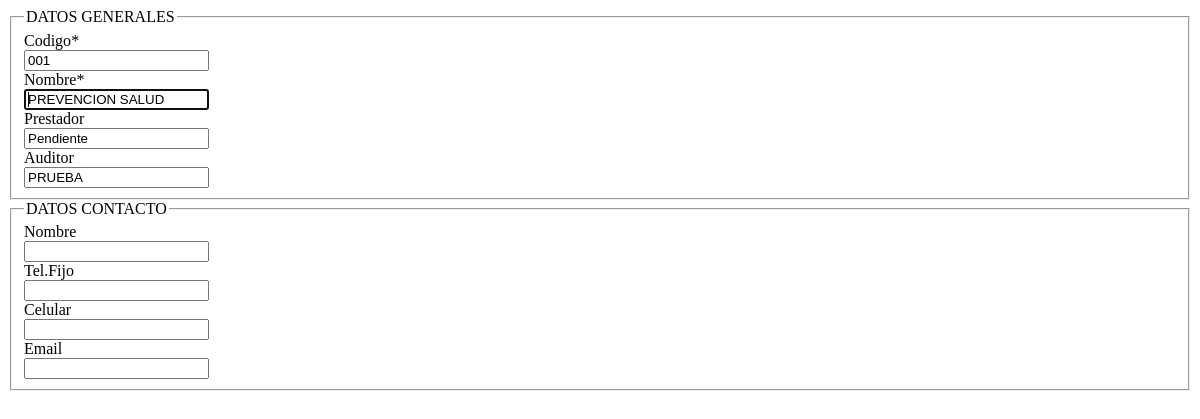
Page /entidades/art/editar/1/ on the earlier database version.
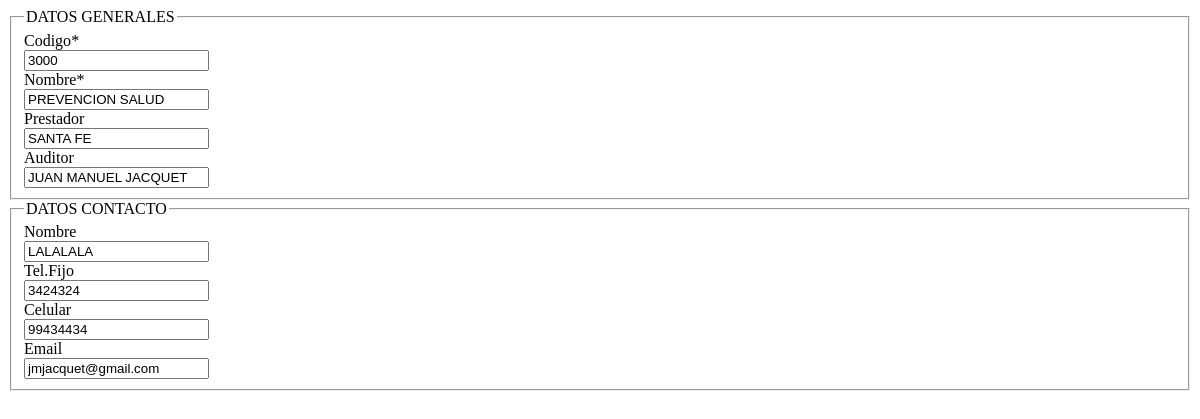
Same page on the later database version.
### entidades/models.py (models this page shows, shortened)
class ent_art(models.Model):
	codigo = models.CharField(u'Código',max_length=50,blank=True, null=True)
	nombre = models.CharField(u'Nombre',max_length=500, blank=True, null=True) # Field name made lowercase.
	prestador = models.CharField('Prestador',max_length=500, blank=True, null=True)
	auditor = models.CharField('Auditor',max_length=500, blank=True, null=True)
	contacto_nombre = models.CharField('Nombre',max_length=500, blank=True, null=True)
	contacto_telfijo = models.CharField('Tel.Fijo',max_length=100, blank=True, null=True)
	contacto_telcel = models.CharField('Celular',max_length=100, blank=True, null=True)
	contacto_email = models.EmailField('Email',blank=True)
	baja = models.BooleanField(default=False)
	fecha_creacion = models.DateTimeField(auto_now_add = True)
	fecha_modif = models.DateTimeField(auto_now = True)
	usuario_carga = models.ForeignKey('usuarios.UsuUsuario',db_column='usuario_carga',blank=True, null=True,related_name='art_usuario_carga',on_delete=models.SET_NULL)
	class Meta:
	    db_table = 'ent_art'

### entidades/views.py (the view, shortened to what this page needs)
# urls.py: url(r'^art/editar/(?P<id>\d+)/$', ARTEditView.as_view(), name="art_editar"),
class ARTEditView(VariablesMixin,AjaxUpdateView):
    form_class = ARTForm
    model = ent_art
    pk_url_kwarg = 'id'
    template_name = 'fm/entidades/form_art.html'
    def dispatch(self, *args, **kwargs):
        return super(ARTEditView, self).dispatch(*args, **kwargs)
    def get_form_kwargs(self):
        kwargs = super(ARTEditView, self).get_form_kwargs()
        kwargs['request'] = self.request
        return kwargs
    def get_initial(self):
        initial = super(ARTEditView, self).get_initial()
        return initial

### entidades/forms.py
class ARTForm(forms.ModelForm):
	nombre = forms.CharField(widget=forms.TextInput(attrs={'autofocus': 'autofocus'}),required=True)
	codigo = forms.CharField(required=True)
	class Meta:
			model = ent_art
			exclude = ['id','fecha_creacion','fecha_modif','usuario_carga']
	def __init__(self, *args, **kwargs):
		request = kwargs.pop('request', None)
		super(ARTForm, self).__init__(*args, **kwargs)

### general/views.py (called while the page is built)
    def get_context_data(self, **kwargs):
        context = super(VariablesMixin, self).get_context_data(**kwargs)
        return context

### fm/templates/fm/entidades/form_art.html (shortened to what this page needs)
{% load i18n %}
{% load static from staticfiles %}
{% load crispy_forms_tags %}
  <div id="form-container">
    <form role="form" class="form " method="POST" action="" id="form-alta">
	        <fieldset>
	        <legend> DATOS GENERALES </legend>
	        <div class="col-xs-12">
	        	<div class="row cerca">
	             <div class="col-sm-3 col-xs-12">
	                 {{form.codigo|as_crispy_field}}
	             </div>
	             <div class="col-sm-9 col-xs-12">
	                 {{form.nombre|as_crispy_field}}
	             </div>
		        </div>
		        <div class="row cerca">
	             <div class="col-sm-12">
	                 {{form.prestador|as_crispy_field}}
	             </div>
	            </div>
	            <div class="row cerca">
	             <div class="col-sm-12">
	                 {{form.auditor|as_crispy_field}}
	             </div>
	            </div>
	        </div>
	         </fieldset>
              <fieldset>
		        <legend> DATOS CONTACTO </legend>
			       <div class="col-xs-12">
				        <div class="row cerca">
					          <div class="col-xs-12">
				                 {{form.contacto_nombre|as_crispy_field}}
				             </div>
						</div>
						<div class="row cerca">
					          <div class="col-sm-4 col-xs-12">
				                 {{form.contacto_telfijo|as_crispy_field}}
				             </div>
				             <div class="col-sm-4 col-xs-12">
				                 {{form.contacto_telcel|as_crispy_field}}
				             </div>
				             <div class="col-sm-4 col-xs-12">
				                 {{form.contacto_email|as_crispy_field}}
				             </div>
						</div>
				   </div>
		         </fieldset>
    </form>
</div>

Differences in the rows shown:
changed ent_art "PREVENCION SALUD": codigo "001" → "3000"; prestador "Pendiente" → "SANTA FE"; auditor "PRUEBA" → "JUAN MANUEL JACQUET"; contacto_nombre (not shown) → "LALALALA"; contacto_telfijo (not shown) → "3424324"; contacto_telcel (not shown) → "99434434"; contacto_email (not shown) → "jmjacquet@gmail.com"
